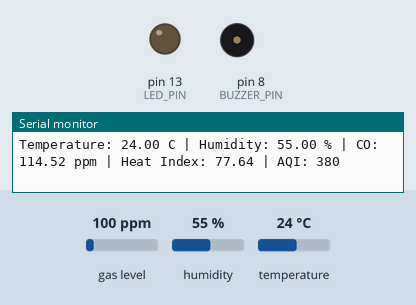
This sketch was run on a simulated Arduino Uno, built with avr-gcc and run on an emulated ATmega328P. Shown: output pins drawn as LEDs (lit = HIGH), buzzer (waves = sounding), the last lines printed to the serial monitor. The inputs (shaded band) are chosen by the test bench; at power-on: gas level 100 ppm, humidity 55 %, temperature 24 °C.

Above: at 6.0 s.
6.1 s: gas level set to 34 ppm
17.1 s: gas level set to 28 ppm
At 17.7 s:
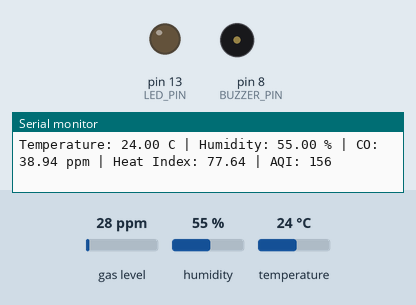
23.3 s: gas level set to 250 ppm
At 26.08 s:
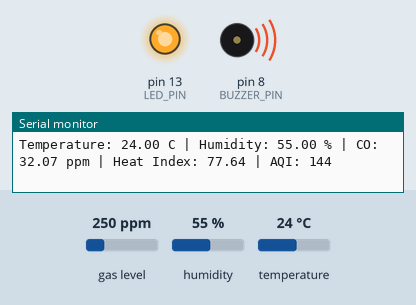
32.7 s: gas level set to 20 ppm
At 33.7 s:
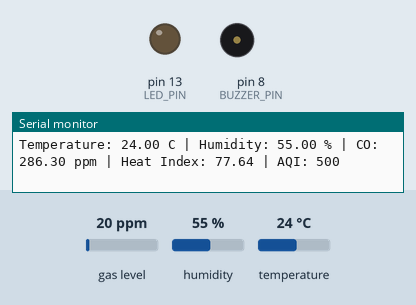
Timing chart, 0 to 35.7 s (numbered marks = the images above; inputs shaded):
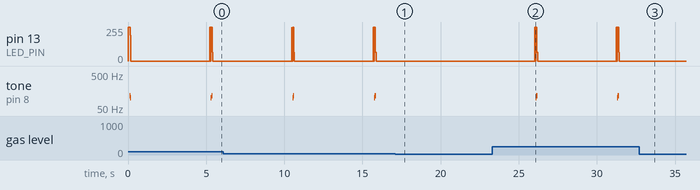

The sketch:

19313___Arduino__.ino
```cpp
#include <MQUnifiedsensor.h>
#include <DHT.h>
#include <SoftwareSerial.h>

// Pin Definitions
#define MQ7PIN A2
#define BUZZER_PIN 8
#define LED_PIN 13

// Constants
#define type 7
#define numReadings 10

// Bluetooth Serial
SoftwareSerial bluetooth(9, 11); // RX, TX

// Sensor Declarations
MQUnifiedsensor MQ7(MQ7PIN, type);
DHT dht(A0, DHT11); // Using DHT11 sensor

// Variables
float heatIndexValues[numReadings];
float airQualityIndexValues[numReadings];
int currentIndex = 0;

void setup() {
  Serial.begin(9600);
  bluetooth.begin(9600);
  dht.begin();
  pinMode(BUZZER_PIN, OUTPUT);
  pinMode(LED_PIN, OUTPUT);
  digitalWrite(BUZZER_PIN, LOW);
  MQ7.inicializar(); // Initialize the MQ7 sensor
}

void loop() {
  // Read DHT sensor data
  float temperatureC = dht.readTemperature();
  float temperatureF = (temperatureC * 9 / 5) + 32;
  float humidity = dht.readHumidity();

  if (isnan(temperatureC) || isnan(humidity)) {
    bluetooth.println("Failed to read from the DHT sensor!");
    return;
  }

  // Update MQ7 sensor data
  MQ7.update();
  float coLevelPPM = MQ7.readSensor("CO");
  float coLevel = coLevelPPM * 1.1452;

  // Calculate heat index and air quality index
  float heatIndex = calculateHeatIndex(temperatureF, humidity);
  int airQualityIndex = calculateAQI(coLevel);

  // Store data for statistical calculations
  heatIndexValues[currentIndex] = heatIndex;
  airQualityIndexValues[currentIndex] = airQualityIndex;
  currentIndex = (currentIndex + 1) % numReadings;

  float meanHeatIndex = calculateMean(heatIndexValues, numReadings);
  float meanAQI = calculateMean(airQualityIndexValues, numReadings);
  float stdDevHeatIndex = calculateStandardDeviation(heatIndexValues, numReadings, meanHeatIndex);
  float stdDevAQI = calculateStandardDeviation(airQualityIndexValues, numReadings, meanAQI);

  // Trigger alarm if thresholds are exceeded
  if (heatIndex >= 102 || airQualityIndex >= 150) {
    triggerAlarm();
  } else {
    digitalWrite(BUZZER_PIN, LOW);
  }

  // Send data over Bluetooth
  sendBluetoothData(temperatureC, humidity, coLevel, heatIndex, airQualityIndex, meanHeatIndex, stdDevHeatIndex, meanAQI, stdDevAQI);

  // Print data to Serial Monitor
  printSerialData(temperatureC, humidity, coLevel, heatIndex, airQualityIndex);

  delay(5000);
}

float calculateHeatIndex(float temperatureF, float humidity) {
  return -42.379 + 2.04901523 * temperatureF + 10.14333127 * humidity -
         0.22475541 * temperatureF * humidity - 6.83783e-3 * pow(temperatureF, 2) -
         5.481717e-2 * pow(humidity, 2) + 1.22874e-3 * pow(temperatureF, 2) * humidity +
         8.5282e-4 * temperatureF * pow(humidity, 2) - 1.99e-6 * pow(temperatureF, 2) * pow(humidity, 2);
}

int calculateAQI(float coLevel) {
  if (coLevel <= 5) return map(coLevel, 0, 5, 0, 50);
  if (coLevel <= 10) return map(coLevel, 5, 10, 50, 100);
  if (coLevel <= 35) return map(coLevel, 10, 35, 100, 150);
  if (coLevel <= 60) return map(coLevel, 35, 60, 150, 200);
  if (coLevel <= 90) return map(coLevel, 60, 90, 200, 300);
  if (coLevel <= 120) return map(coLevel, 90, 120, 300, 400);
  if (coLevel <= 150) return map(coLevel, 120, 150, 400, 500);
  return 500;
}

float calculateMean(float arr[], int size) {
  float sum = 0;
  for (int i = 0; i < size; i++) sum += arr[i];
  return sum / size;
}

float calculateStandardDeviation(float arr[], int size, float mean) {
  float sum = 0;
  for (int i = 0; i < size; i++) sum += pow(arr[i] - mean, 2);
  return sqrt(sum / size);
}

void triggerAlarm() {
  for (int i = 0; i <= 10; i++) {
    digitalWrite(BUZZER_PIN, HIGH);
    digitalWrite(LED_PIN, HIGH);
    delay(10);
    digitalWrite(BUZZER_PIN, LOW);
    digitalWrite(LED_PIN, LOW);
  }
}

void sendBluetoothData(float temperatureC, float humidity, float coLevel, float heatIndex, int airQualityIndex,
                       float meanHeatIndex, float stdDevHeatIndex, float meanAQI, float stdDevAQI) {
  bluetooth.print(temperatureC); bluetooth.print(",");
  bluetooth.print(humidity); bluetooth.print(",");
  bluetooth.print(coLevel); bluetooth.print(",");
  bluetooth.print(heatIndex); bluetooth.print(",");
  bluetooth.print(airQualityIndex); bluetooth.print(",");
  bluetooth.print(meanHeatIndex); bluetooth.print(",");
  bluetooth.print(stdDevHeatIndex); bluetooth.print(",");
  bluetooth.print(meanAQI); bluetooth.print(",");
  bluetooth.println(stdDevAQI);
}

void printSerialData(float temperatureC, float humidity, float coLevel, float heatIndex, int airQualityIndex) {
  Serial.print("Temperature: "); Serial.print(temperatureC); Serial.print(" C | ");
  Serial.print("Humidity: "); Serial.print(humidity); Serial.print(" % | ");
  Serial.print("CO: "); Serial.print(coLevel, 2); Serial.print(" ppm | ");
  Serial.print("Heat Index: "); Serial.print(heatIndex); Serial.print(" | ");
  Serial.print("AQI: "); Serial.println(airQualityIndex);
}
```

Measured:
- after the input at 17.1 s, pin 13 (LED_PIN): stays 0/255 (without the input it goes to 255/255 after 3.8 s); tone on pin 8 (BUZZER_PIN): stays silent (without the input it goes to 100 Hz after 3.9 s)
- after the input at 23.3 s, tone on pin 8 (BUZZER_PIN): plays 100 Hz for 0.04 s, 116 Hz for 0.08 s, 100 Hz for 0.04 s, 116 Hz for 0.08 s, starting after 2.8 s
- after the input at 32.7 s, pin 13 (LED_PIN): stays 0/255 (without the input it goes to 255/255 after 3.8 s); tone on pin 8 (BUZZER_PIN): stays silent (without the input it goes to 100 Hz after 3.8 s)
- by itself, tone on pin 8 (BUZZER_PIN): plays 100 Hz for 0.04 s, 116 Hz for 0.08 s, 100 Hz for 0.04 s, 116 Hz for 0.08 s
